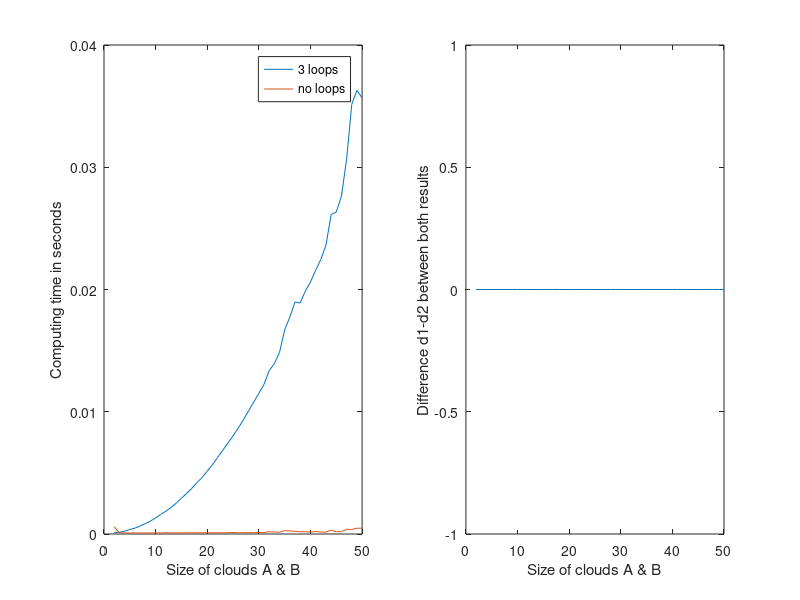

The MATLAB script that drew this image:
function A2_exercises
  
  function d=closest_points_with_loops(A,B)
    
      #we want to calculate the distance between 2 2dVecs manually:
      function dist = calc_dist_by_hand(a,b)
        distance_vector = [ a(1,1)-b(1,1) , a(1,2)-b(1,2) ];
        dist = sqrt(distance_vector(1)^2 + distance_vector(2)^2);
      endfunction
    
      # cloud A owns n 2d-vecs
      n = size(A)(1);
      
      # clud B owns m 2d-vecs
      m = size(B)(1);
      
      d=0;
      for n_i = [1:n]
        shortest_dist = calc_dist_by_hand(A(n_i,:),B(1,:));
        for m_i = [2:m]
          current_dist = calc_dist_by_hand(A(n_i,:),B(m_i,:));
          if shortest_dist>current_dist
            shortest_dist = current_dist;
          endif
        endfor
        d+=shortest_dist;
      endfor
      
  endfunction
  
  
  function d=closest_points_noloops(A,B)
  
      # cloud A owns n 2d-vecs
      n = size(A)(1);
      
      # clud B owns m 2d-vecs
      m = size(B)(1);
      
      B=repmat(B,n,1);
      
      repIndexY=ones(m,n).*[1:n];
      A=A(repIndexY,:);
      
      diff=A-B;
      
      len=sqrt(sum(diff.^2'));
      d=sum(min(reshape(len,m,n)));
      
  endfunction
  
  # executes our 2 functions ans returns the computationtime
  # and result (d) of both functions/computationmethods
  function [t,d]=measure_execution_times(A,B)
    
    d=zeros(2,1);
    t=zeros(2,1);
    
    tic;
    d(1,1)=closest_points_with_loops(A,B);
    t(1,1)=toc;
    
    tic
    d(2,1)=closest_points_noloops(A,B);
    t(2,1)=toc;
    
  endfunction
 
  # init stuff:
  s=2:1:50; #calculating with s times s (sxs) matrices
  
  timeresults =  zeros(2,size(s)(2));
  d           =  zeros(2,size(s)(2));
  
  for i=1:size(s)(2)
      s(i)
      N=s(i);
      M=s(i);
      A=rand(N,2)*10;
      B=rand(M,2)*10;
      [timeresults(:,i),d(:,i)]=measure_execution_times(A,B);
      
  endfor
  
  
  subplot(1, 2, 1)
  plot(s,timeresults(:,:));
  xlabel ("Size of clouds A & B");
  ylabel ("Computing time in seconds");
  legend("3 loops","no loops");
  
  subplot (1, 2, 2)
  plot(s,d(1,:)-d(2,:));
  xlabel("Size of clouds A & B");
  ylabel ("Difference d1-d2 between both results");
  
  
endfunction